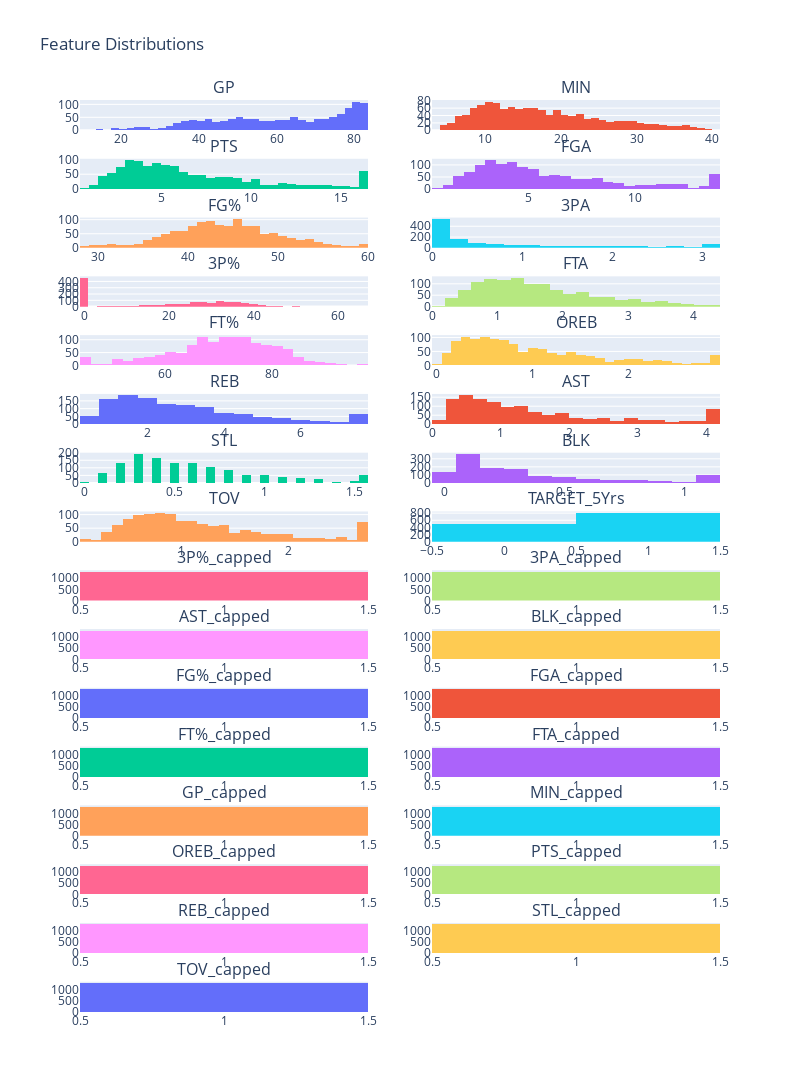

The notebook cell saved with this chart:
### Code cell
# Plot feature distributions using subplots

numeric_cols = df.select_dtypes(include=['float64', 'int64']).columns
cols_per_row = 2
rows = (len(numeric_cols) + cols_per_row - 1) // cols_per_row

fig_dist = make_subplots(rows=rows, cols=cols_per_row, subplot_titles=numeric_cols)

for i, col in enumerate(numeric_cols):
    row = i // cols_per_row + 1
    col_pos = i % cols_per_row + 1
    fig_dist.add_trace(
        go.Histogram(x=df[col], name=col, showlegend=False),
        row=row, col=col_pos
    )

fig_dist.update_layout(height=300*rows, width=400*cols_per_row, title_text="Feature Distributions")
fig_dist.show()

### Figure 1 — Plotly figure (JSON) as saved in the notebook; plotly's stock layout.template omitted (floating-point values rounded to 4 significant figures; data arrays with more than 128 entries replaced by an {"elided": "..."} marker saying what was removed)
{"data": [{"name": "GP", "showlegend": false, "type": "histogram", "x": {"elided": "1288 int values"}, "xaxis": "x", "yaxis": "y"}, {"name": "MIN", "showlegend": false, "type": "histogram", "x": {"elided": "1288 float values"}, "xaxis": "x2", "yaxis": "y2"}, {"name": "PTS", "showlegend": false, "type": "histogram", "x": {"elided": "1288 float values"}, "xaxis": "x3", "yaxis": "y3"}, {"name": "FGA", "showlegend": false, "type": "histogram", "x": {"elided": "1288 float values"}, "xaxis": "x4", "yaxis": "y4"}, {"name": "FG%", "showlegend": false, "type": "histogram", "x": {"elided": "1288 float values"}, "xaxis": "x5", "yaxis": "y5"}, {"name": "3PA", "showlegend": false, "type": "histogram", "x": {"elided": "1288 float values"}, "xaxis": "x6", "yaxis": "y6"}, {"name": "3P%", "showlegend": false, "type": "histogram", "x": {"elided": "1288 float values"}, "xaxis": "x7", "yaxis": "y7"}, {"name": "FTA", "showlegend": false, "type": "histogram", "x": {"elided": "1288 float values"}, "xaxis": "x8", "yaxis": "y8"}, {"name": "FT%", "showlegend": false, "type": "histogram", "x": {"elided": "1288 float values"}, "xaxis": "x9", "yaxis": "y9"}, {"name": "OREB", "showlegend": false, "type": "histogram", "x": {"elided": "1288 float values"}, "xaxis": "x10", "yaxis": "y10"}, {"name": "REB", "showlegend": false, "type": "histogram", "x": {"elided": "1288 float values"}, "xaxis": "x11", "yaxis": "y11"}, {"name": "AST", "showlegend": false, "type": "histogram", "x": {"elided": "1288 float values"}, "xaxis": "x12", "yaxis": "y12"}, {"name": "STL", "showlegend": false, "type": "histogram", "x": {"elided": "1288 float values"}, "xaxis": "x13", "yaxis": "y13"}, {"name": "BLK", "showlegend": false, "type": "histogram", "x": {"elided": "1288 float values"}, "xaxis": "x14", "yaxis": "y14"}, {"name": "TOV", "showlegend": false, "type": "histogram", "x": {"elided": "1288 float values"}, "xaxis": "x15", "yaxis": "y15"}, {"name": "TARGET_5Yrs", "showlegend": false, "type": "histogram", "x": {"elided": "1288 float values"}, "xaxis": "x16", "yaxis": "y16"}, {"name": "3P%_capped", "showlegend": false, "type": "histogram", "x": {"elided": "1288 int values"}, "xaxis": "x17", "yaxis": "y17"}, {"name": "3PA_capped", "showlegend": false, "type": "histogram", "x": {"elided": "1288 int values"}, "xaxis": "x18", "yaxis": "y18"}, {"name": "AST_capped", "showlegend": false, "type": "histogram", "x": {"elided": "1288 int values"}, "xaxis": "x19", "yaxis": "y19"}, {"name": "BLK_capped", "showlegend": false, "type": "histogram", "x": {"elided": "1288 int values"}, "xaxis": "x20", "yaxis": "y20"}, {"name": "FG%_capped", "showlegend": false, "type": "histogram", "x": {"elided": "1288 int values"}, "xaxis": "x21", "yaxis": "y21"}, {"name": "FGA_capped", "showlegend": false, "type": "histogram", "x": {"elided": "1288 int values"}, "xaxis": "x22", "yaxis": "y22"}, {"name": "FT%_capped", "showlegend": false, "type": "histogram", "x": {"elided": "1288 int values"}, "xaxis": "x23", "yaxis": "y23"}, {"name": "FTA_capped", "showlegend": false, "type": "histogram", "x": {"elided": "1288 int values"}, "xaxis": "x24", "yaxis": "y24"}, {"name": "GP_capped", "showlegend": false, "type": "histogram", "x": {"elided": "1288 int values"}, "xaxis": "x25", "yaxis": "y25"}, {"name": "MIN_capped", "showlegend": false, "type": "histogram", "x": {"elided": "1288 int values"}, "xaxis": "x26", "yaxis": "y26"}, {"name": "OREB_capped", "showlegend": false, "type": "histogram", "x": {"elided": "1288 int values"}, "xaxis": "x27", "yaxis": "y27"}, {"name": "PTS_capped", "showlegend": false, "type": "histogram", "x": {"elided": "1288 int values"}, "xaxis": "x28", "yaxis": "y28"}, {"name": "REB_capped", "showlegend": false, "type": "histogram", "x": {"elided": "1288 int values"}, "xaxis": "x29", "yaxis": "y29"}, {"name": "STL_capped", "showlegend": false, "type": "histogram", "x": {"elided": "1288 int values"}, "xaxis": "x30", "yaxis": "y30"}, {"name": "TOV_capped", "showlegend": false, "type": "histogram", "x": {"elided": "1288 int values"}, "xaxis": "x31", "yaxis": "y31"}], "layout": {"annotations": [{"font": {"size": 16}, "showarrow": false, "text": "GP", "x": 0.225, "xanchor": "center", "xref": "paper", "y": 1, "yanchor": "bottom", "yref": "paper"}, {"font": {"size": 16}, "showarrow": false, "text": "MIN", "x": 0.775, "xanchor": "center", "xref": "paper", "y": 1, "yanchor": "bottom", "yref": "paper"}, {"font": {"size": 16}, "showarrow": false, "text": "PTS", "x": 0.225, "xanchor": "center", "xref": "paper", "y": 0.9355, "yanchor": "bottom", "yref": "paper"}, {"font": {"size": 16}, "showarrow": false, "text": "FGA", "x": 0.775, "xanchor": "center", "xref": "paper", "y": 0.9355, "yanchor": "bottom", "yref": "paper"}, {"font": {"size": 16}, "showarrow": false, "text": "FG%", "x": 0.225, "xanchor": "center", "xref": "paper", "y": 0.8711, "yanchor": "bottom", "yref": "paper"}, {"font": {"size": 16}, "showarrow": false, "text": "3PA", "x": 0.775, "xanchor": "center", "xref": "paper", "y": 0.8711, "yanchor": "bottom", "yref": "paper"}, {"font": {"size": 16}, "showarrow": false, "text": "3P%", "x": 0.225, "xanchor": "center", "xref": "paper", "y": 0.8066, "yanchor": "bottom", "yref": "paper"}, {"font": {"size": 16}, "showarrow": false, "text": "FTA", "x": 0.775, "xanchor": "center", "xref": "paper", "y": 0.8066, "yanchor": "bottom", "yref": "paper"}, {"font": {"size": 16}, "showarrow": false, "text": "FT%", "x": 0.225, "xanchor": "center", "xref": "paper", "y": 0.7422, "yanchor": "bottom", "yref": "paper"}, {"font": {"size": 16}, "showarrow": false, "text": "OREB", "x": 0.775, "xanchor": "center", "xref": "paper", "y": 0.7422, "yanchor": "bottom", "yref": "paper"}, {"font": {"size": 16}, "showarrow": false, "text": "REB", "x": 0.225, "xanchor": "center", "xref": "paper", "y": 0.6777, "yanchor": "bottom", "yref": "paper"}, {"font": {"size": 16}, "showarrow": false, "text": "AST", "x": 0.775, "xanchor": "center", "xref": "paper", "y": 0.6777, "yanchor": "bottom", "yref": "paper"}, {"font": {"size": 16}, "showarrow": false, "text": "STL", "x": 0.225, "xanchor": "center", "xref": "paper", "y": 0.6133, "yanchor": "bottom", "yref": "paper"}, {"font": {"size": 16}, "showarrow": false, "text": "BLK", "x": 0.775, "xanchor": "center", "xref": "paper", "y": 0.6133, "yanchor": "bottom", "yref": "paper"}, {"font": {"size": 16}, "showarrow": false, "text": "TOV", "x": 0.225, "xanchor": "center", "xref": "paper", "y": 0.5488, "yanchor": "bottom", "yref": "paper"}, {"font": {"size": 16}, "showarrow": false, "text": "TARGET_5Yrs", "x": 0.775, "xanchor": "center", "xref": "paper", "y": 0.5488, "yanchor": "bottom", "yref": "paper"}, {"font": {"size": 16}, "showarrow": false, "text": "3P%_capped", "x": 0.225, "xanchor": "center", "xref": "paper", "y": 0.4844, "yanchor": "bottom", "yref": "paper"}, {"font": {"size": 16}, "showarrow": false, "text": "3PA_capped", "x": 0.775, "xanchor": "center", "xref": "paper", "y": 0.4844, "yanchor": "bottom", "yref": "paper"}, {"font": {"size": 16}, "showarrow": false, "text": "AST_capped", "x": 0.225, "xanchor": "center", "xref": "paper", "y": 0.4199, "yanchor": "bottom", "yref": "paper"}, {"font": {"size": 16}, "showarrow": false, "text": "BLK_capped", "x": 0.775, "xanchor": "center", "xref": "paper", "y": 0.4199, "yanchor": "bottom", "yref": "paper"}, {"font": {"size": 16}, "showarrow": false, "text": "FG%_capped", "x": 0.225, "xanchor": "center", "xref": "paper", "y": 0.3555, "yanchor": "bottom", "yref": "paper"}, {"font": {"size": 16}, "showarrow": false, "text": "FGA_capped", "x": 0.775, "xanchor": "center", "xref": "paper", "y": 0.3555, "yanchor": "bottom", "yref": "paper"}, {"font": {"size": 16}, "showarrow": false, "text": "FT%_capped", "x": 0.225, "xanchor": "center", "xref": "paper", "y": 0.291, "yanchor": "bottom", "yref": "paper"}, {"font": {"size": 16}, "showarrow": false, "text": "FTA_capped", "x": 0.775, "xanchor": "center", "xref": "paper", "y": 0.291, "yanchor": "bottom", "yref": "paper"}, {"font": {"size": 16}, "showarrow": false, "text": "GP_capped", "x": 0.225, "xanchor": "center", "xref": "paper", "y": 0.2266, "yanchor": "bottom", "yref": "paper"}, {"font": {"size": 16}, "showarrow": false, "text": "MIN_capped", "x": 0.775, "xanchor": "center", "xref": "paper", "y": 0.2266, "yanchor": "bottom", "yref": "paper"}, {"font": {"size": 16}, "showarrow": false, "text": "OREB_capped", "x": 0.225, "xanchor": "center", "xref": "paper", "y": 0.1621, "yanchor": "bottom", "yref": "paper"}, {"font": {"size": 16}, "showarrow": false, "text": "PTS_capped", "x": 0.775, "xanchor": "center", "xref": "paper", "y": 0.1621, "yanchor": "bottom", "yref": "paper"}, {"font": {"size": 16}, "showarrow": false, "text": "REB_capped", "x": 0.225, "xanchor": "center", "xref": "paper", "y": 0.09766, "yanchor": "bottom", "yref": "paper"}, {"font": {"size": 16}, "showarrow": false, "text": "STL_capped", "x": 0.775, "xanchor": "center", "xref": "paper", "y": 0.09766, "yanchor": "bottom", "yref": "paper"}, {"font": {"size": 16}, "showarrow": false, "text": "TOV_capped", "x": 0.225, "xanchor": "center", "xref": "paper", "y": 0.0332, "yanchor": "bottom", "yref": "paper"}], "height": 4800, "title": {"text": "Feature Distributions"}, "width": 800, "xaxis": {"anchor": "y", "domain": [0, 0.45]}, "xaxis10": {"anchor": "y10", "domain": [0.55, 1]}, "xaxis11": {"anchor": "y11", "domain": [0, 0.45]}, "xaxis12": {"anchor": "y12", "domain": [0.55, 1]}, "xaxis13": {"anchor": "y13", "domain": [0, 0.45]}, "xaxis14": {"anchor": "y14", "domain": [0.55, 1]}, "xaxis15": {"anchor": "y15", "domain": [0, 0.45]}, "xaxis16": {"anchor": "y16", "domain": [0.55, 1]}, "xaxis17": {"anchor": "y17", "domain": [0, 0.45]}, "xaxis18": {"anchor": "y18", "domain": [0.55, 1]}, "xaxis19": {"anchor": "y19", "domain": [0, 0.45]}, "xaxis2": {"anchor": "y2", "domain": [0.55, 1]}, "xaxis20": {"anchor": "y20", "domain": [0.55, 1]}, "xaxis21": {"anchor": "y21", "domain": [0, 0.45]}, "xaxis22": {"anchor": "y22", "domain": [0.55, 1]}, "xaxis23": {"anchor": "y23", "domain": [0, 0.45]}, "xaxis24": {"anchor": "y24", "domain": [0.55, 1]}, "xaxis25": {"anchor": "y25", "domain": [0, 0.45]}, "xaxis26": {"anchor": "y26", "domain": [0.55, 1]}, "xaxis27": {"anchor": "y27", "domain": [0, 0.45]}, "xaxis28": {"anchor": "y28", "domain": [0.55, 1]}, "xaxis29": {"anchor": "y29", "domain": [0, 0.45]}, "xaxis3": {"anchor": "y3", "domain": [0, 0.45]}, "xaxis30": {"anchor": "y30", "domain": [0.55, 1]}, "xaxis31": {"anchor": "y31", "domain": [0, 0.45]}, "xaxis32": {"anchor": "y32", "domain": [0.55, 1]}, "xaxis4": {"anchor": "y4", "domain": [0.55, 1]}, "xaxis5": {"anchor": "y5", "domain": [0, 0.45]}, "xaxis6": {"anchor": "y6", "domain": [0.55, 1]}, "xaxis7": {"anchor": "y7", "domain": [0, 0.45]}, "xaxis8": {"anchor": "y8", "domain": [0.55, 1]}, "xaxis9": {"anchor": "y9", "domain": [0, 0.45]}, "yaxis": {"anchor": "x", "domain": [0.9668, 1]}, "yaxis10": {"anchor": "x10", "domain": [0.709, 0.7422]}, "yaxis11": {"anchor": "x11", "domain": [0.6445, 0.6777]}, "yaxis12": {"anchor": "x12", "domain": [0.6445, 0.6777]}, "yaxis13": {"anchor": "x13", "domain": [0.5801, 0.6133]}, "yaxis14": {"anchor": "x14", "domain": [0.5801, 0.6133]}, "yaxis15": {"anchor": "x15", "domain": [0.5156, 0.5488]}, "yaxis16": {"anchor": "x16", "domain": [0.5156, 0.5488]}, "yaxis17": {"anchor": "x17", "domain": [0.4512, 0.4844]}, "yaxis18": {"anchor": "x18", "domain": [0.4512, 0.4844]}, "yaxis19": {"anchor": "x19", "domain": [0.3867, 0.4199]}, "yaxis2": {"anchor": "x2", "domain": [0.9668, 1]}, "yaxis20": {"anchor": "x20", "domain": [0.3867, 0.4199]}, "yaxis21": {"anchor": "x21", "domain": [0.3223, 0.3555]}, "yaxis22": {"anchor": "x22", "domain": [0.3223, 0.3555]}, "yaxis23": {"anchor": "x23", "domain": [0.2578, 0.291]}, "yaxis24": {"anchor": "x24", "domain": [0.2578, 0.291]}, "yaxis25": {"anchor": "x25", "domain": [0.1934, 0.2266]}, "yaxis26": {"anchor": "x26", "domain": [0.1934, 0.2266]}, "yaxis27": {"anchor": "x27", "domain": [0.1289, 0.1621]}, "yaxis28": {"anchor": "x28", "domain": [0.1289, 0.1621]}, "yaxis29": {"anchor": "x29", "domain": [0.06445, 0.09766]}, "yaxis3": {"anchor": "x3", "domain": [0.9023, 0.9355]}, "yaxis30": {"anchor": "x30", "domain": [0.06445, 0.09766]}, "yaxis31": {"anchor": "x31", "domain": [0, 0.0332]}, "yaxis32": {"anchor": "x32", "domain": [0, 0.0332]}, "yaxis4": {"anchor": "x4", "domain": [0.9023, 0.9355]}, "yaxis5": {"anchor": "x5", "domain": [0.8379, 0.8711]}, "yaxis6": {"anchor": "x6", "domain": [0.8379, 0.8711]}, "yaxis7": {"anchor": "x7", "domain": [0.7734, 0.8066]}, "yaxis8": {"anchor": "x8", "domain": [0.7734, 0.8066]}, "yaxis9": {"anchor": "x9", "domain": [0.709, 0.7422]}}}
